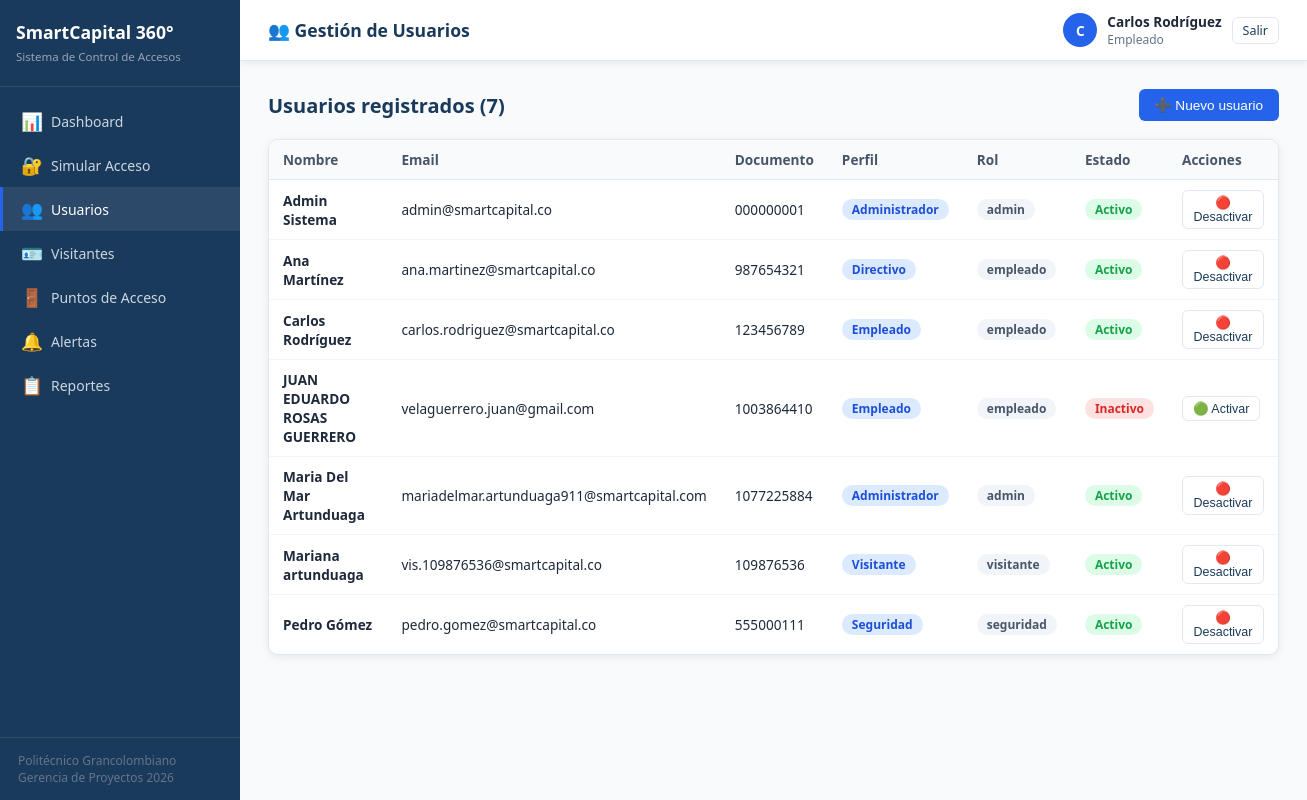
The app's page /usuarios (signed in) with its own data.
### tables this page shows
CREATE TABLE usuario (
        id_usuario    INTEGER PRIMARY KEY AUTOINCREMENT,
        nombre        TEXT NOT NULL,
        apellido      TEXT NOT NULL,
        email         TEXT UNIQUE NOT NULL,
        documento     TEXT UNIQUE NOT NULL,
        id_perfil     INTEGER REFERENCES perfil_acceso(id_perfil),
        estado        INTEGER DEFAULT 1,
        password_hash TEXT,
        rol_sistema   TEXT DEFAULT 'empleado',
        fecha_creacion DATETIME DEFAULT CURRENT_TIMESTAMP
    );

CREATE TABLE perfil_acceso (
        id_perfil     INTEGER PRIMARY KEY AUTOINCREMENT,
        nombre_perfil TEXT NOT NULL,
        descripcion   TEXT,
        horario_inicio TEXT DEFAULT '00:00',
        horario_fin    TEXT DEFAULT '23:59',
        activo        INTEGER DEFAULT 1
    );

### backend/app.py (the view)
@app.route('/usuarios')
@login_required
def usuarios():
    conn = get_db()
    users = conn.execute("""SELECT u.*, p.nombre_perfil FROM usuario u
                            JOIN perfil_acceso p ON u.id_perfil=p.id_perfil
                            ORDER BY u.nombre""").fetchall()
    perfiles = conn.execute("SELECT * FROM perfil_acceso WHERE activo=1").fetchall()
    conn.close()
    return render_template('usuarios.html', users=users, perfiles=perfiles)

### backend/app.py (called while the page is built)
def get_db():
    conn = sqlite3.connect(DB_PATH)
    conn.row_factory = sqlite3.Row
    conn.execute("PRAGMA foreign_keys = ON")
    return conn

def login_required(f):
    from functools import wraps
    @wraps(f)
    def decorated(*args, **kwargs):
        if 'user_id' not in session:
            return redirect(url_for('login'))
        return f(*args, **kwargs)
    return decorated

### frontend/templates/usuarios.html (shortened to what this page needs)
{% extends "base.html" %}
{% block page_title %}👥 Gestión de Usuarios{% endblock %}
{% block content %}
<div class="section-head">
  <h2>Usuarios registrados ({{ users|length }})</h2>
  <button onclick="openModal('modalCrear')" class="btn btn-primary">➕ Nuevo usuario</button>
</div>
<div class="table-wrap">
  <table>
    <thead>
      <tr><th>Nombre</th><th>Email</th><th>Documento</th><th>Perfil</th><th>Rol</th><th>Estado</th><th>Acciones</th></tr>
    </thead>
    <tbody>
      {% for u in users %}
      <tr>
        <td><strong>{{ u.nombre }} {{ u.apellido }}</strong></td>
        <td>{{ u.email }}</td>
        <td>{{ u.documento }}</td>
        <td><span class="badge badge-azul">{{ u.nombre_perfil }}</span></td>
        <td><span class="badge badge-gris">{{ u.rol_sistema }}</span></td>
        <td>
          {% if u.estado %}<span class="badge badge-verde">Activo</span>
          {% else %}<span class="badge badge-rojo">Inactivo</span>{% endif %}
        </td>
        <td>
          <button onclick="toggleUsuario({{ u.id_usuario }}, this)" class="btn btn-outline btn-sm">
            {{ '🔴 Desactivar' if u.estado else '🟢 Activar' }}
          </button>
        </td>
      </tr>
      {% endfor %}
    </tbody>
  </table>
</div>
{% endblock %}

### frontend/templates/base.html (style rules this page uses)
:root { --azul: #1a3a5c; --azul-claro: #2563eb; --verde: #16a34a; --rojo: #dc2626; --naranja: #ea580c; --gris: #f1f5f9; --borde: #e2e8f0; --texto: #1e293b; --sombra: 0 2px 8px rgba(0,0,0,0.08); }
* { box-sizing:border-box; margin:0; padding:0; }
body { font-family:'Segoe UI',sans-serif; background:#f8fafc; color:var(--texto); display:flex; min-height:100vh; }
.table-wrap { background:#fff; border-radius:10px; box-shadow:var(--sombra); border:1px solid var(--borde); overflow:hidden; }
table { width:100%; border-collapse:collapse; font-size:0.85rem; }
th { background:#f8fafc; padding:10px 14px; text-align:left; font-weight:600; color:#475569; border-bottom:1px solid var(--borde); }
td { padding:10px 14px; border-bottom:1px solid #f1f5f9; }
tr:last-child td { border-bottom:none; }
.badge { display:inline-block; padding:2px 10px; border-radius:20px; font-size:0.75rem; font-weight:600; }
.badge-verde { background:#dcfce7; color:#16a34a; }
.badge-rojo { background:#fee2e2; color:#dc2626; }
.badge-azul { background:#dbeafe; color:#1d4ed8; }
.badge-gris { background:#f1f5f9; color:#475569; }
.btn { display:inline-flex; align-items:center; gap:6px; padding:8px 16px; border-radius:6px; font-size:0.85rem; font-weight:500; cursor:pointer; border:none; text-decoration:none; transition:all .15s; }
.btn-primary { background:var(--azul-claro); color:#fff; }
.btn-outline { background:#fff; color:var(--azul); border:1px solid var(--borde); }
.btn-sm { padding:4px 10px; font-size:0.78rem; }
.section-head { display:flex; justify-content:space-between; align-items:center; margin-bottom:18px; }
.section-head h2 { font-size:1.25rem; font-weight:700; color:var(--azul); }

### records on screen
usuario: nombre "Admin", apellido "Sistema", email "admin@smartcapital.co", documento "000000001", nombre_perfil "Administrador", rol_sistema "admin", shows "Activo", estado "🔴 Desactivar"
usuario: nombre "Ana", apellido "Martínez", email "ana.martinez@smartcapital.co", documento "987654321", nombre_perfil "Directivo", rol_sistema "empleado", shows "Activo", estado "🔴 Desactivar"
usuario: nombre "Carlos", apellido "Rodríguez", email "carlos.rodriguez@smartcapital.co", documento "123456789", nombre_perfil "Empleado", rol_sistema "empleado", shows "Activo", estado "🔴 Desactivar"
usuario: nombre "JUAN EDUARDO", apellido "ROSAS GUERRERO", email "velaguerrero.juan@gmail.com", documento "1003864410", nombre_perfil "Empleado", rol_sistema "empleado", shows "Inactivo", estado "🟢 Activar"
usuario: nombre "Maria Del Mar", apellido "Artunduaga", email "mariadelmar.artunduaga911@smartcapital.com", documento "1077225884", nombre_perfil "Administrador", rol_sistema "admin", shows "Activo", estado "🔴 Desactivar"
usuario: nombre "Mariana", apellido "artunduaga", email "vis.109876536@smartcapital.co", documento "109876536", nombre_perfil "Visitante", rol_sistema "visitante", shows "Activo", estado "🔴 Desactivar"
usuario: nombre "Pedro", apellido "Gómez", email "pedro.gomez@smartcapital.co", documento "555000111", nombre_perfil "Seguridad", rol_sistema "seguridad", shows "Activo", estado "🔴 Desactivar"

### other values on screen
{{ session.user_name[0] }} "C"
{{ session.user_name }} "Carlos Rodríguez"
{{ session.user_perfil }} "Empleado"
{{ users|length }} "7"
